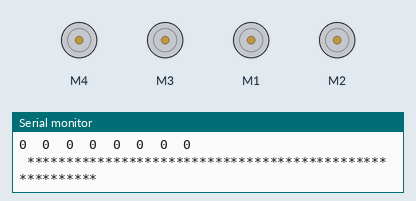
Simulated run of this sketch. Board: Arduino Uno, built with avr-gcc and run on an emulated ATmega328P. On the bench: 4 × DC motor (green arrow = forward, orange = backward, longer = faster), the last lines printed to the serial monitor.

Above: at 8.43 s.
At 13.9 s:
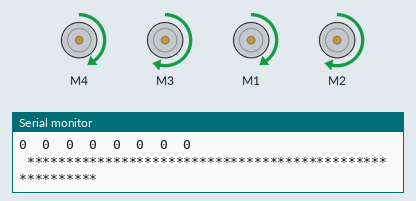
At 21.24 s:
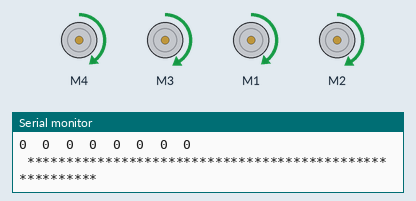
At 27.55 s:
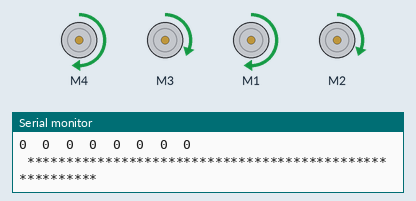
At 33.89 s:
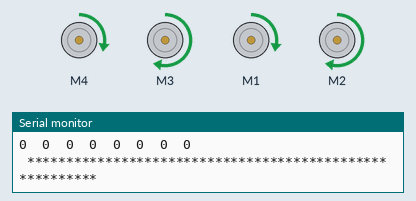
Timing chart, 0 to 34.2 s (numbered marks = the images above):
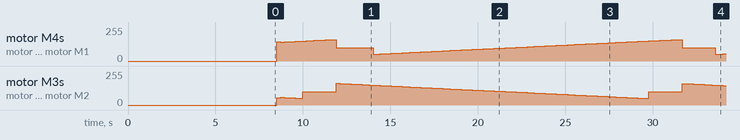

The sketch:

qtr_PID.ino
```cpp
#include <AFMotor.h>
#include <QTRSensors.h>

AF_DCMotor motor1(4);  // Motor 1 -> Sol ön
AF_DCMotor motor2(3);  // Motor 2 -> Sağ ön
AF_DCMotor motor3(1);  // Motor 3 -> Sol arka
AF_DCMotor motor4(2);  // Motor 4 -> Sağ arka

#define rightBaseSpeed 100
#define leftBaseSpeed 100
#define rightMaxSpeed 170
#define leftMaxSpeed  170


QTRSensors qtr;

const uint8_t SensorCount = 8;
unsigned int sensorValues[SensorCount];
unsigned int position;

// PID Sabitleri
double Kp = 6;  // Oransal sabit
double Ki = 0.2;  // İntegral sabit
double Kd = 0.78; // Türev sabit

double previousError = 0;
double integral = 0;

byte BASE_SPEED = 80;

void setup() {
  Serial.begin(9600);

  qtr.setTypeRC();
  qtr.setSensorPins((const uint8_t[]) {44, 42, 40, 38, 36, 34, 32, 30}, SensorCount);
  qtr_calibrate();

  delay(2000);
}

void loop() {
  qtr.read(sensorValues); // Sensör değerlerini oku

  position = qtr.readLineBlack(sensorValues); // Siyah çizgiyi takip et

  for (int i = 0; i < 8; i++) {
    Serial.print(sensorValues[i]);
    Serial.print('\t');
  }
  Serial.println("\n ******************************************************** \n");

  int pidDegeri = pidHesapla(position);
  Serial.println(pidDegeri);
  motorHizlariniAyarla(pidDegeri);

}

int pidHesapla(int position) {
  // PID hata hesaplama
  int hata = position - 3500;
  integral += hata;

  // PID hesaplama
  int pidDegeri = (Kp * hata) + (Ki * integral) + (Kd * (hata - previousError));

  // Bir sonraki iterasyon için önceki hatayı güncelle
  previousError = hata;

  return pidDegeri;
}

void motorHizlariniAyarla(int pidDegeri) {
  // PID değerine göre motor hızlarını ayarla

  int rightMotorSpeed = rightBaseSpeed + (pidDegeri * 0.0019);
  int leftMotorSpeed = leftBaseSpeed - (pidDegeri * 0.0019);


  if (rightMotorSpeed > rightMaxSpeed ) rightMotorSpeed = rightMaxSpeed;
  if (leftMotorSpeed > leftMaxSpeed ) leftMotorSpeed = leftMaxSpeed;
  if (rightMotorSpeed < rightBaseSpeed - 50 ) rightMotorSpeed = rightBaseSpeed;
  if (leftMotorSpeed < leftBaseSpeed - 50) leftMotorSpeed = leftBaseSpeed;
  Serial.println("Position: " + String(position));
  Serial.println("Sağ motor pwm : " + String(rightMotorSpeed));
  Serial.println("Sol motor pwm : " + String(leftMotorSpeed));
  Serial.println("\n ******************************************************** \n");


  motor1.setSpeed(leftMotorSpeed);
  motor2.setSpeed(rightMotorSpeed);
  motor3.setSpeed(leftMotorSpeed);
  motor4.setSpeed(rightMotorSpeed);

  motor1.run(FORWARD);
  motor2.run(FORWARD);
  motor3.run(FORWARD);
  motor4.run(FORWARD);

/*
  if(rightMotorSpeed - leftMotorSpeed >= 50 ){

    motor1.setSpeed(BASE_SPEED);
    motor2.setSpeed(BASE_SPEED);
    motor3.setSpeed(BASE_SPEED);
    motor4.setSpeed(BASE_SPEED);

    motor1.run(BACKWARD); //SOL ÖN
    motor2.run(FORWARD);
    motor3.run(BACKWARD); //SOL ARKA
    motor4.run(FORWARD);
  }else if(leftMotorSpeed - rightMotorSpeed >= 50 ){

    motor1.setSpeed(BASE_SPEED);
    motor2.setSpeed(BASE_SPEED);
    motor3.setSpeed(BASE_SPEED);
    motor4.setSpeed(BASE_SPEED);

    motor1.run(FORWARD);
    motor2.run(BACKWARD);//SAĞ ÖN
    motor3.run(FORWARD);
    motor4.run(BACKWARD);//SAĞ ARKA
  }else {

    motor1.run(FORWARD);
    motor2.run(FORWARD);
    motor3.run(FORWARD);
    motor4.run(FORWARD);
  }
*/


}


void qtr_calibrate() {

  Serial.println("QTR-8RC Kalibrasyon Başladı.");
  for (byte i = 0; i < 250; i++) {

    qtr.calibrate();

  }
  Serial.println("QTR-8RC Kalibrasyon Bitti.");

  Serial.println("\nQTR-8RC Calibration Min Values;");
  for (uint8_t i = 0; i < SensorCount; i++)
  {
    Serial.print(qtr.calibrationOn.minimum[i]);
    Serial.print(' ');
  }
  Serial.println();

  Serial.println("QTR-8RC Calibration Max Values;");
  // print the calibration maximum values measured when emitters were on
  for (uint8_t i = 0; i < SensorCount; i++)
  {
    Serial.print(qtr.calibrationOn.maximum[i]);
    Serial.print(' ');
  }
  Serial.println();
}


void bekle() {
  // Motorları durdurur.

  motor1.setSpeed(BASE_SPEED);
  motor2.setSpeed(BASE_SPEED);
  motor3.setSpeed(BASE_SPEED);
  motor4.setSpeed(BASE_SPEED);

  Serial.println("Dur");
  motor1.run(RELEASE);
  motor2.run(RELEASE);
  motor3.run(RELEASE);
  motor4.run(RELEASE);
}
```
